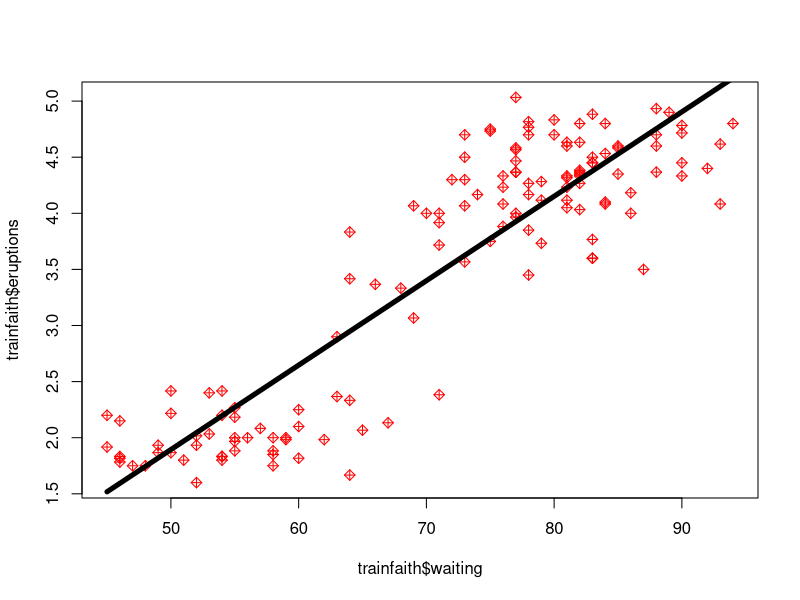

This figure's R source:
data(faithful)
print(head(faithful))
library(caret)
inTrain = createDataPartition(y = faithful$waiting, p=0.5, list=FALSE)
trainfaith = faithful[inTrain,]
testfaith = faithful[-inTrain,]

print(nrow(trainfaith))
print(nrow(testfaith))


model = lm(eruptions ~ waiting, data=trainfaith)
print(predict(model, data.frame(waiting = 100)))
plot(trainfaith$waiting, trainfaith$eruptions, pch = 9, col="red")
lines(trainfaith$waiting, model$fitted.values, lwd=5)